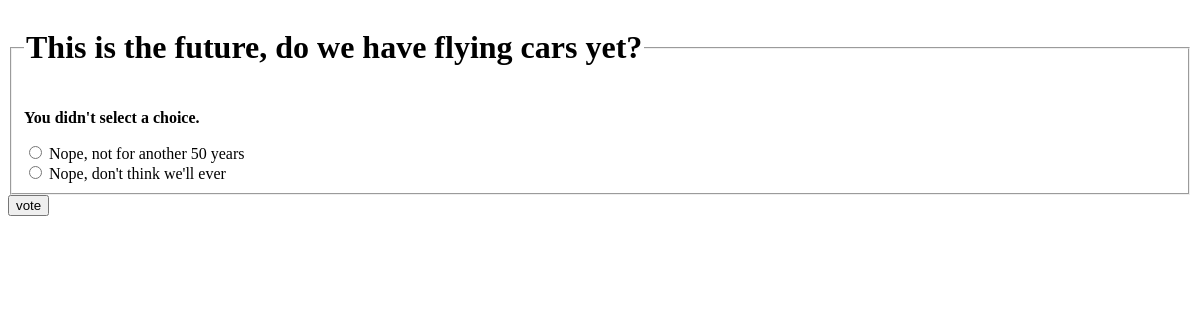
The page /polls/3/vote/ on the database as committed earlier.
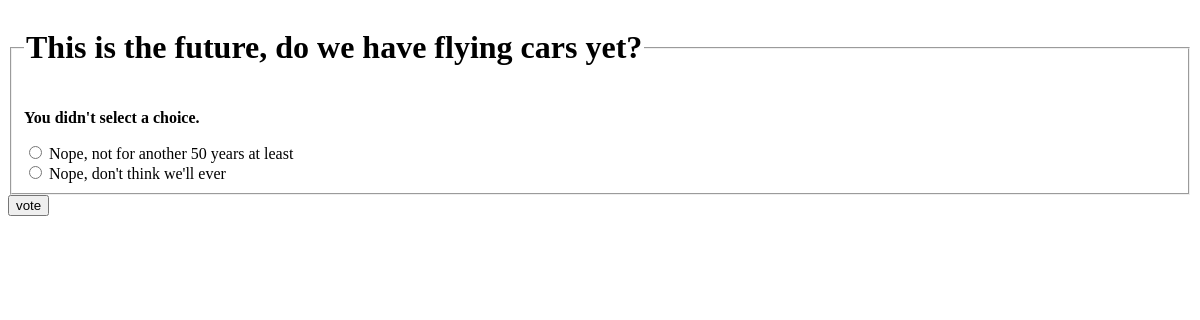
The same page on the database as committed later.
### polls/models.py (models this page shows, shortened)
class Choice(models.Model):
    question = models.ForeignKey(Question, on_delete=models.CASCADE)
    choice_text = models.CharField(max_length=200)
    votes = models.IntegerField(default=0)

### polls/views.py (the view)
# urls.py: path('<int:question_id>/vote/', views.vote, name='vote'),
def vote(request, question_id):
    question = get_object_or_404(Question, pk=question_id)
    try:
        selected_choice = question.choice_set.get(pk=request.POST['choice'])
    except (KeyError, Choice.DoesNotExist):
        return render(request, 'polls/detail.html', {
            'question': question,
            'error_message': "You didn't select a choice.",
        })
    else:
        selected_choice.votes += 1
        selected_choice.save()
        return HttpResponseRedirect(reverse('polls:results', args=(question.id,)))

### polls/templates/polls/detail.html (shortened to what this page needs)
<!DOCTYPE html>
<html lang="en-us">
<head>
  <link rel="stylesheet" href="">
</head>
<body>
  <form action="{% url 'polls:vote' question.id %}" method="post">
    <fieldset>
      <legend>
        <h1>{{ question.question_text }}</h1>
      </legend>
      {% if error_message %}
      <p><strong>{{ error_message }}</strong></p>
      {% endif %}
      {% for choice in question.choice_set.all %}
      <input id="choice{{ forloop.counter }}" type="radio" name="choice" value="{{ choice.id }}">
      <label for="choice{{ forloop.counter }}">{{ choice.choice_text }}</label>
      <br>
      {% endfor %}
    </fieldset>
    <input type="submit" value="vote">
  </form>
</body>
</html>

Rows that differ between the two databases and show on the page:
changed Choice: choice_text "Nope, not for another 50 years" → "Nope, not for another 50 years at least"
